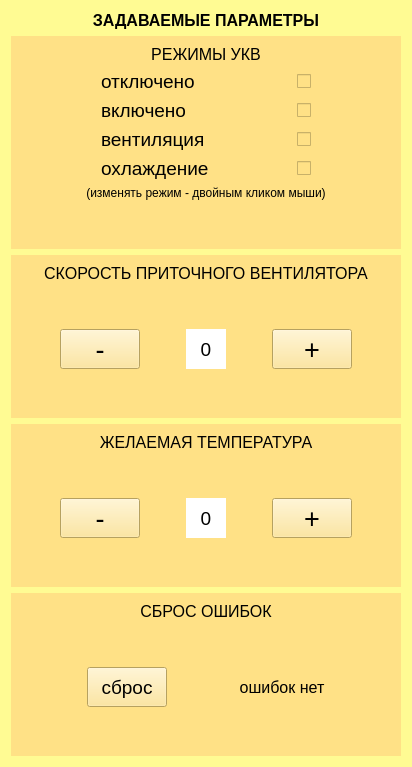
      <widget class="QWidget" name="widget" native="true">
       <property name="sizePolicy">
        <sizepolicy hsizetype="Expanding" vsizetype="Expanding">
         <horstretch>0</horstretch>
         <verstretch>0</verstretch>
        </sizepolicy>
       </property>
       <property name="styleSheet">
        <string notr="true">background-color: rgb(255, 251, 147);</string>
       </property>
       <layout class="QVBoxLayout" name="verticalLayout_2">
        <item>
         <widget class="QLabel" name="label_16">
          <property name="font">
           <font>
            <pointsize>12</pointsize>
            <weight>75</weight>
            <bold>true</bold>
           </font>
          </property>
          <property name="text">
           <string>ЗАДАВАЕМЫЕ ПАРАМЕТРЫ</string>
          </property>
          <property name="alignment">
           <set>Qt::AlignCenter</set>
          </property>
         </widget>
        </item>
        <item>
         <widget class="QWidget" name="widget_5" native="true">
          <property name="sizePolicy">
           <sizepolicy hsizetype="Expanding" vsizetype="Expanding">
            <horstretch>0</horstretch>
            <verstretch>0</verstretch>
           </sizepolicy>
          </property>
          <property name="styleSheet">
           <string notr="true">background-color: rgb(255, 225, 134);</string>
          </property>
          <layout class="QVBoxLayout" name="verticalLayout_4">
           <item>
            <widget class="QLabel" name="label_3">
             <property name="font">
              <font>
               <pointsize>12</pointsize>
               <weight>50</weight>
               <bold>false</bold>
              </font>
             </property>
             <property name="text">
              <string>РЕЖИМЫ УКВ</string>
             </property>
             <property name="alignment">
              <set>Qt::AlignCenter</set>
             </property>
            </widget>
           </item>
           <item>
            <layout class="QGridLayout" name="gridLayout">
             <item row="0" column="0">
              <spacer name="horizontalSpacer_3">
               <property name="orientation">
                <enum>Qt::Horizontal</enum>
               </property>
               <property name="sizeHint" stdset="0">
                <size>
                 <width>40</width>
                 <height>20</height>
                </size>
               </property>
              </spacer>
             </item>
             <item row="0" column="4">
              <spacer name="horizontalSpacer_5">
               <property name="orientation">
                <enum>Qt::Horizontal</enum>
               </property>
               <property name="sizeHint" stdset="0">
                <size>
                 <width>40</width>
                 <height>20</height>
                </size>
               </property>
              </spacer>
             </item>
             <item row="0" column="1">
              <widget class="QLabel" name="label_6">
               <property name="font">
                <font>
                 <pointsize>14</pointsize>
                </font>
               </property>
               <property name="text">
                <string>отключено</string>
               </property>
              </widget>
             </item>
             <item row="1" column="1">
              <widget class="QLabel" name="label_7">
               <property name="font">
                <font>
                 <pointsize>14</pointsize>
                </font>
               </property>
               <property name="text">
                <string>включено</string>
               </property>
              </widget>
             </item>
             <item row="0" column="3">
              <widget class="QCheckBox" name="checkBox">
               <property name="sizePolicy">
                <sizepolicy hsizetype="Minimum" vsizetype="Fixed">
                 <horstretch>0</horstretch>
                 <verstretch>0</verstretch>
                </sizepolicy>
               </property>
               <property name="minimumSize">
                <size>
                 <width>0</width>
                 <height>0</height>
                </size>
               </property>
               <property name="font">
                <font>
                 <pointsize>8</pointsize>
                </font>
               </property>
               <property name="text">
                <string/>
               </property>
              </widget>
             </item>
             <item row="2" column="1">
              <widget class="QLabel" name="label_8">
               <property name="font">
                <font>
                 <pointsize>14</pointsize>
                </font>
               </property>
               <property name="text">
                <string>вентиляция</string>
               </property>
              </widget>
             </item>
             <item row="0" column="2">
              <spacer name="horizontalSpacer_4">
               <property name="orientation">
                <enum>Qt::Horizontal</enum>
               </property>
               <property name="sizeHint" stdset="0">
                <size>
                 <width>40</width>
                 <height>20</height>
                </size>
               </property>
              </spacer>
             </item>
             <item row="3" column="1">
              <widget class="QLabel" name="label_10">
               <property name="font">
                <font>
                 <pointsize>14</pointsize>
                </font>
               </property>
               <property name="text">
                <string>охлаждение</string>
               </property>
              </widget>
             </item>
             <item row="1" column="3">
              <widget class="QCheckBox" name="checkBox_2">
               <property name="text">
                <string/>
               </property>
              </widget>
             </item>
             <item row="2" column="3">
              <widget class="QCheckBox" name="checkBox_3">
               <property name="text">
                <string/>
               </property>
              </widget>
             </item>
             <item row="3" column="3">
              <widget class="QCheckBox" name="checkBox_5">
               <property name="text">
                <string/>
               </property>
              </widget>
             </item>
             <item row="1" column="0">
              <spacer name="horizontalSpacer_6">
               <property name="orientation">
                <enum>Qt::Horizontal</enum>
               </property>
               <property name="sizeHint" stdset="0">
                <size>
                 <width>40</width>
                 <height>20</height>
                </size>
               </property>
              </spacer>
             </item>
             <item row="2" column="0">
              <spacer name="horizontalSpacer_7">
               <property name="orientation">
                <enum>Qt::Horizontal</enum>
               </property>
               <property name="sizeHint" stdset="0">
                <size>
                 <width>40</width>
                 <height>20</height>
                </size>
               </property>
              </spacer>
             </item>
             <item row="3" column="0">
              <spacer name="horizontalSpacer_8">
               <property name="orientation">
                <enum>Qt::Horizontal</enum>
               </property>
               <property name="sizeHint" stdset="0">
                <size>
                 <width>40</width>
                 <height>20</height>
                </size>
               </property>
              </spacer>
             </item>
             <item row="1" column="2">
              <spacer name="horizontalSpacer_9">
               <property name="orientation">
                <enum>Qt::Horizontal</enum>
               </property>
               <property name="sizeHint" stdset="0">
                <size>
                 <width>40</width>
                 <height>20</height>
                </size>
               </property>
              </spacer>
             </item>
             <item row="1" column="4">
              <spacer name="horizontalSpacer_10">
               <property name="orientation">
                <enum>Qt::Horizontal</enum>
               </property>
               <property name="sizeHint" stdset="0">
                <size>
                 <width>40</width>
                 <height>20</height>
                </size>
               </property>
              </spacer>
             </item>
             <item row="2" column="2">
              <spacer name="horizontalSpacer_11">
               <property name="orientation">
                <enum>Qt::Horizontal</enum>
               </property>
               <property name="sizeHint" stdset="0">
                <size>
                 <width>40</width>
                 <height>20</height>
                </size>
               </property>
              </spacer>
             </item>
             <item row="2" column="4">
              <spacer name="horizontalSpacer_12">
               <property name="orientation">
                <enum>Qt::Horizontal</enum>
               </property>
               <property name="sizeHint" stdset="0">
                <size>
                 <width>40</width>
                 <height>20</height>
                </size>
               </property>
              </spacer>
             </item>
             <item row="3" column="2">
              <spacer name="horizontalSpacer_13">
               <property name="orientation">
                <enum>Qt::Horizontal</enum>
               </property>
               <property name="sizeHint" stdset="0">
                <size>
                 <width>40</width>
                 <height>20</height>
                </size>
               </property>
              </spacer>
             </item>
             <item row="3" column="4">
              <spacer name="horizontalSpacer_14">
               <property name="orientation">
                <enum>Qt::Horizontal</enum>
               </property>
               <property name="sizeHint" stdset="0">
                <size>
                 <width>40</width>
                 <height>20</height>
                </size>
               </property>
              </spacer>
             </item>
            </layout>
           </item>
           <item>
            <widget class="QLabel" name="label_38">
             <property name="text">
              <string>(изменять режим - двойным кликом мыши)</string>
             </property>
             <property name="alignment">
              <set>Qt::AlignCenter</set>
             </property>
            </widget>
           </item>
           <item>
            <spacer name="verticalSpacer_7">
             <property name="orientation">
              <enum>Qt::Vertical</enum>
             </property>
             <property name="sizeHint" stdset="0">
              <size>
               <width>20</width>
               <height>40</height>
              </size>
             </property>
            </spacer>
           </item>
          </layout>
         </widget>
        </item>
        <item>
         <widget class="QWidget" name="widget_6" native="true">
          <property name="sizePolicy">
           <sizepolicy hsizetype="Expanding" vsizetype="Expanding">
            <horstretch>0</horstretch>
            <verstretch>0</verstretch>
           </sizepolicy>
          </property>
          <property name="styleSheet">
           <string notr="true">background-color: rgb(255, 225, 134);</string>
          </property>
          <layout class="QVBoxLayout" name="verticalLayout_5">
           <item>
            <widget class="QLabel" name="label_11">
             <property name="font">
              <font>
               <pointsize>12</pointsize>
               <weight>50</weight>
               <bold>false</bold>
              </font>
             </property>
             <property name="text">
              <string>СКОРОСТЬ ПРИТОЧНОГО ВЕНТИЛЯТОРА</string>
             </property>
             <property name="alignment">
              <set>Qt::AlignCenter</set>
             </property>
            </widget>
           </item>
           <item>
            <spacer name="verticalSpacer_2">
             <property name="orientation">
              <enum>Qt::Vertical</enum>
             </property>
             <property name="sizeHint" stdset="0">
              <size>
               <width>20</width>
               <height>40</height>
              </size>
             </property>
            </spacer>
           </item>
           <item>
            <layout class="QHBoxLayout" name="horizontalLayout_4">
             <item>
              <spacer name="horizontalSpacer_15">
               <property name="orientation">
                <enum>Qt::Horizontal</enum>
               </property>
               <property name="sizeHint" stdset="0">
                <size>
                 <width>40</width>
                 <height>20</height>
                </size>
               </property>
              </spacer>
             </item>
             <item>
              <widget class="QPushButton" name="pushButton_2">
               <property name="sizePolicy">
                <sizepolicy hsizetype="Minimum" vsizetype="Minimum">
                 <horstretch>0</horstretch>
                 <verstretch>0</verstretch>
                </sizepolicy>
               </property>
               <property name="minimumSize">
                <size>
                 <width>0</width>
                 <height>40</height>
                </size>
               </property>
               <property name="font">
                <font>
                 <pointsize>20</pointsize>
                </font>
               </property>
               <property name="text">
                <string>-</string>
               </property>
              </widget>
             </item>
             <item>
              <spacer name="horizontalSpacer_16">
               <property name="orientation">
                <enum>Qt::Horizontal</enum>
               </property>
               <property name="sizeHint" stdset="0">
                <size>
                 <width>40</width>
                 <height>20</height>
                </size>
               </property>
              </spacer>
             </item>
             <item>
              <widget class="QLabel" name="label_9">
               <property name="sizePolicy">
                <sizepolicy hsizetype="Minimum" vsizetype="Preferred">
                 <horstretch>0</horstretch>
                 <verstretch>0</verstretch>
                </sizepolicy>
               </property>
               <property name="minimumSize">
                <size>
                 <width>40</width>
                 <height>0</height>
                </size>
               </property>
               <property name="font">
                <font>
                 <pointsize>14</pointsize>
                </font>
               </property>
               <property name="styleSheet">
                <string notr="true">background-color: rgb(255, 255, 255);</string>
               </property>
               <property name="text">
                <string>0</string>
               </property>
               <property name="alignment">
                <set>Qt::AlignCenter</set>
               </property>
              </widget>
             </item>
             <item>
              <spacer name="horizontalSpacer_17">
               <property name="orientation">
                <enum>Qt::Horizontal</enum>
               </property>
               <property name="sizeHint" stdset="0">
                <size>
                 <width>40</width>
                 <height>20</height>
                </size>
               </property>
              </spacer>
             </item>
             <item>
              <widget class="QPushButton" name="pushButton_3">
               <property name="sizePolicy">
                <sizepolicy hsizetype="Minimum" vsizetype="Minimum">
                 <horstretch>0</horstretch>
                 <verstretch>0</verstretch>
                </sizepolicy>
               </property>
               <property name="minimumSize">
                <size>
                 <width>0</width>
                 <height>40</height>
                </size>
               </property>
               <property name="font">
                <font>
                 <pointsize>20</pointsize>
                </font>
               </property>
               <property name="text">
                <string>+</string>
               </property>
              </widget>
             </item>
             <item>
              <spacer name="horizontalSpacer_18">
               <property name="orientation">
                <enum>Qt::Horizontal</enum>
               </property>
               <property name="sizeHint" stdset="0">
                <size>
                 <width>40</width>
                 <height>20</height>
                </size>
               </property>
              </spacer>
             </item>
            </layout>
           </item>
           <item>
            <spacer name="verticalSpacer">
             <property name="orientation">
              <enum>Qt::Vertical</enum>
             </property>
             <property name="sizeHint" stdset="0">
              <size>
               <width>20</width>
               <height>40</height>
              </size>
             </property>
            </spacer>
           </item>
          </layout>
         </widget>
        </item>
        <item>
         <widget class="QWidget" name="widget_12" native="true">
          <property name="sizePolicy">
           <sizepolicy hsizetype="Expanding" vsizetype="Expanding">
            <horstretch>0</horstretch>
            <verstretch>0</verstretch>
           </sizepolicy>
          </property>
          <property name="styleSheet">
           <string notr="true">background-color: rgb(255, 225, 134);</string>
          </property>
          <layout class="QVBoxLayout" name="verticalLayout_6">
           <item>
            <widget class="QLabel" name="label_12">
             <property name="font">
              <font>
               <pointsize>12</pointsize>
               <weight>50</weight>
               <bold>false</bold>
              </font>
             </property>
             <property name="text">
              <string>ЖЕЛАЕМАЯ ТЕМПЕРАТУРА</string>
             </property>
             <property name="alignment">
              <set>Qt::AlignCenter</set>
             </property>
            </widget>
           </item>
           <item>
            <spacer name="verticalSpacer_3">
             <property name="orientation">
              <enum>Qt::Vertical</enum>
             </property>
             <property name="sizeHint" stdset="0">
              <size>
               <width>20</width>
               <height>40</height>
              </size>
             </property>
            </spacer>
           </item>
           <item>
            <layout class="QHBoxLayout" name="horizontalLayout_5">
             <item>
              <spacer name="horizontalSpacer_19">
               <property name="orientation">
                <enum>Qt::Horizontal</enum>
               </property>
               <property name="sizeHint" stdset="0">
                <size>
                 <width>40</width>
                 <height>20</height>
                </size>
               </property>
              </spacer>
             </item>
             <item>
              <widget class="QPushButton" name="pushButton_4">
               <property name="sizePolicy">
                <sizepolicy hsizetype="Minimum" vsizetype="Minimum">
                 <horstretch>0</horstretch>
                 <verstretch>0</verstretch>
                </sizepolicy>
               </property>
               <property name="minimumSize">
                <size>
                 <width>0</width>
                 <height>40</height>
                </size>
               </property>
               <property name="font">
                <font>
                 <pointsize>20</pointsize>
                </font>
               </property>
               <property name="text">
                <string>-</string>
               </property>
              </widget>
             </item>
             <item>
              <spacer name="horizontalSpacer_20">
               <property name="orientation">
                <enum>Qt::Horizontal</enum>
               </property>
               <property name="sizeHint" stdset="0">
                <size>
                 <width>40</width>
                 <height>20</height>
                </size>
               </property>
              </spacer>
             </item>
             <item>
              <widget class="QLabel" name="label_13">
               <property name="sizePolicy">
                <sizepolicy hsizetype="Minimum" vsizetype="Preferred">
                 <horstretch>0</horstretch>
                 <verstretch>0</verstretch>
                </sizepolicy>
               </property>
               <property name="minimumSize">
                <size>
                 <width>40</width>
                 <height>0</height>
                </size>
               </property>
               <property name="font">
                <font>
                 <pointsize>14</pointsize>
                </font>
               </property>
               <property name="styleSheet">
                <string notr="true">background-color: rgb(255, 255, 255);</string>
               </property>
               <property name="text">
                <string>0</string>
               </property>
               <property name="alignment">
                <set>Qt::AlignCenter</set>
               </property>
              </widget>
             </item>
             <item>
              <spacer name="horizontalSpacer_21">
               <property name="orientation">
                <enum>Qt::Horizontal</enum>
               </property>
               <property name="sizeHint" stdset="0">
                <size>
                 <width>40</width>
                 <height>20</height>
                </size>
               </property>
              </spacer>
             </item>
             <item>
              <widget class="QPushButton" name="pushButton_5">
               <property name="sizePolicy">
                <sizepolicy hsizetype="Minimum" vsizetype="Minimum">
                 <horstretch>0</horstretch>
                 <verstretch>0</verstretch>
                </sizepolicy>
               </property>
               <property name="minimumSize">
                <size>
                 <width>0</width>
                 <height>40</height>
                </size>
               </property>
               <property name="font">
                <font>
                 <pointsize>20</pointsize>
                </font>
               </property>
               <property name="text">
                <string>+</string>
               </property>
              </widget>
             </item>
             <item>
              <spacer name="horizontalSpacer_22">
               <property name="orientation">
                <enum>Qt::Horizontal</enum>
               </property>
               <property name="sizeHint" stdset="0">
                <size>
                 <width>40</width>
                 <height>20</height>
                </size>
               </property>
              </spacer>
             </item>
            </layout>
           </item>
           <item>
            <spacer name="verticalSpacer_4">
             <property name="orientation">
              <enum>Qt::Vertical</enum>
             </property>
             <property name="sizeHint" stdset="0">
              <size>
               <width>20</width>
               <height>40</height>
              </size>
             </property>
            </spacer>
           </item>
          </layout>
         </widget>
        </item>
        <item>
         <widget class="QWidget" name="widget_13" native="true">
          <property name="sizePolicy">
           <sizepolicy hsizetype="Expanding" vsizetype="Expanding">
            <horstretch>0</horstretch>
            <verstretch>0</verstretch>
           </sizepolicy>
          </property>
          <property name="styleSheet">
           <string notr="true">background-color: rgb(255, 225, 134);</string>
          </property>
          <layout class="QVBoxLayout" name="verticalLayout_7">
           <item>
            <widget class="QLabel" name="label_14">
             <property name="font">
              <font>
               <pointsize>12</pointsize>
               <weight>50</weight>
               <bold>false</bold>
              </font>
             </property>
             <property name="text">
              <string>СБРОС ОШИБОК</string>
             </property>
             <property name="alignment">
              <set>Qt::AlignCenter</set>
             </property>
            </widget>
           </item>
           <item>
            <spacer name="verticalSpacer_5">
             <property name="orientation">
              <enum>Qt::Vertical</enum>
             </property>
             <property name="sizeHint" stdset="0">
              <size>
               <width>20</width>
               <height>40</height>
              </size>
             </property>
            </spacer>
           </item>
           <item>
            <layout class="QHBoxLayout" name="horizontalLayout_6">
             <item>
              <spacer name="horizontalSpacer_23">
               <property name="orientation">
                <enum>Qt::Horizontal</enum>
               </property>
               <property name="sizeHint" stdset="0">
                <size>
                 <width>40</width>
                 <height>20</height>
                </size>
               </property>
              </spacer>
             </item>
             <item>
              <widget class="QPushButton" name="pushButton_6">
               <property name="sizePolicy">
                <sizepolicy hsizetype="Minimum" vsizetype="Minimum">
                 <horstretch>0</horstretch>
                 <verstretch>0</verstretch>
                </sizepolicy>
               </property>
               <property name="minimumSize">
                <size>
                 <width>0</width>
                 <height>40</height>
                </size>
               </property>
               <property name="font">
                <font>
                 <pointsize>14</pointsize>
                </font>
               </property>
               <property name="text">
                <string>сброс</string>
               </property>
              </widget>
             </item>
             <item>
              <spacer name="horizontalSpacer_24">
               <property name="orientation">
                <enum>Qt::Horizontal</enum>
               </property>
               <property name="sizeHint" stdset="0">
                <size>
                 <width>40</width>
                 <height>20</height>
                </size>
               </property>
              </spacer>
             </item>
             <item>
              <widget class="QLabel" name="label_15">
               <property name="sizePolicy">
                <sizepolicy hsizetype="Minimum" vsizetype="Preferred">
                 <horstretch>0</horstretch>
                 <verstretch>0</verstretch>
                </sizepolicy>
               </property>
               <property name="minimumSize">
                <size>
                 <width>40</width>
                 <height>0</height>
                </size>
               </property>
               <property name="font">
                <font>
                 <pointsize>12</pointsize>
                </font>
               </property>
               <property name="styleSheet">
                <string notr="true">background-color: rgb(255, 225, 134);</string>
               </property>
               <property name="text">
                <string>ошибок нет</string>
               </property>
               <property name="alignment">
                <set>Qt::AlignCenter</set>
               </property>
              </widget>
             </item>
             <item>
              <spacer name="horizontalSpacer_25">
               <property name="orientation">
                <enum>Qt::Horizontal</enum>
               </property>
               <property name="sizeHint" stdset="0">
                <size>
                 <width>40</width>
                 <height>20</height>
                </size>
               </property>
              </spacer>
             </item>
            </layout>
           </item>
           <item>
            <spacer name="verticalSpacer_6">
             <property name="orientation">
              <enum>Qt::Vertical</enum>
             </property>
             <property name="sizeHint" stdset="0">
              <size>
               <width>20</width>
               <height>40</height>
              </size>
             </property>
            </spacer>
           </item>
          </layout>
         </widget>
        </item>
       </layout>
      </widget>
